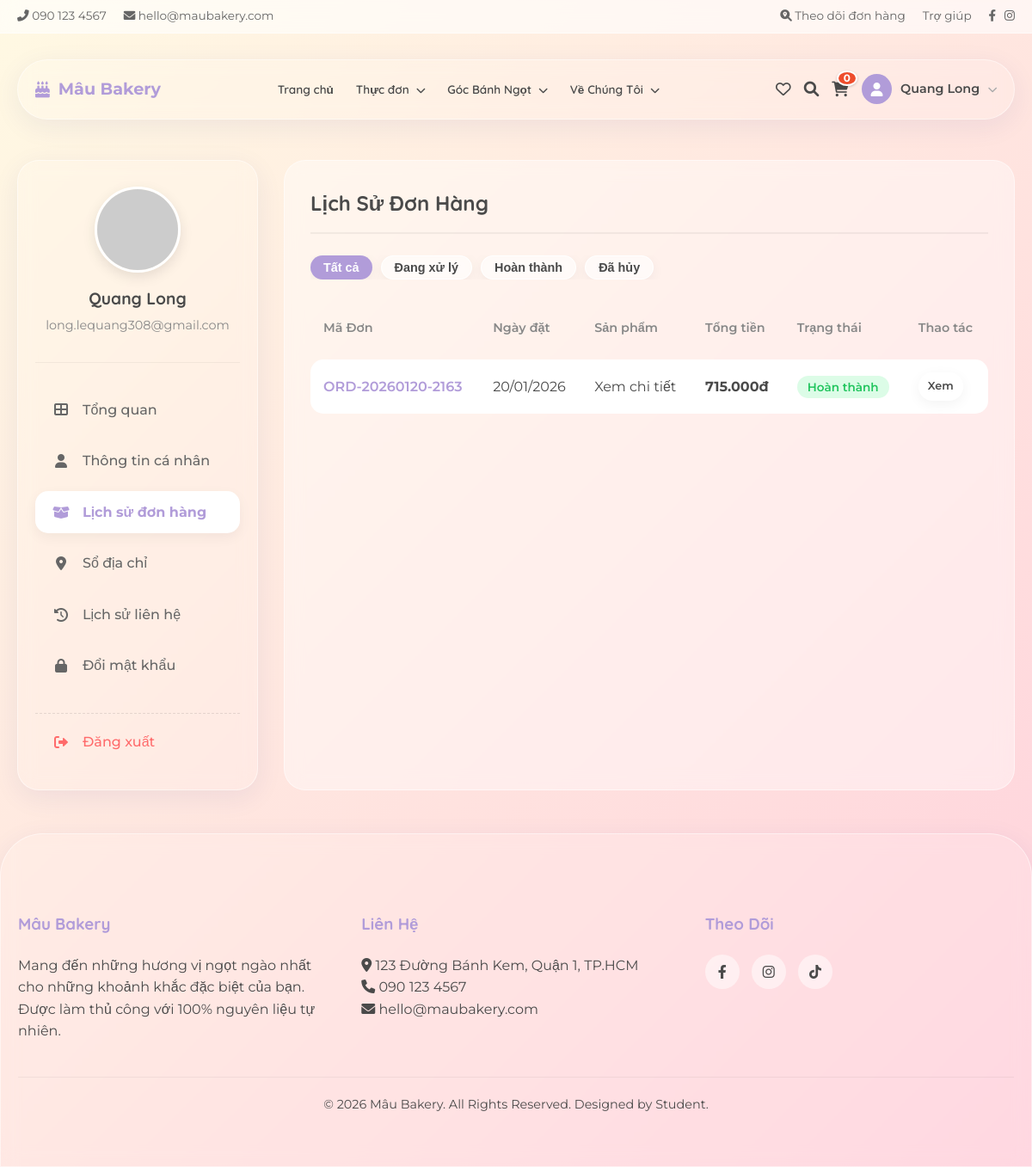
Screenshot of /index.php?page=profile&tab=orders (signed in) with the database file from the repository.
### tables this page shows
CREATE TABLE `users` (
  `id` int(11) NOT NULL AUTO_INCREMENT,
  `username` varchar(50) NOT NULL,
  `password` varchar(255) NOT NULL,
  `email` varchar(100) NOT NULL,
  `full_name` varchar(100) DEFAULT NULL,
  `phone` varchar(20) DEFAULT NULL,
  `avatar` text DEFAULT NULL,
  `role` enum('admin','user') DEFAULT 'user',
  `points` int(11) DEFAULT 0,
  `is_active` tinyint(1) DEFAULT 1,
  `created_at` datetime DEFAULT current_timestamp(),
  PRIMARY KEY (`id`),
  UNIQUE KEY `username` (`username`),
  UNIQUE KEY `email` (`email`)
);

CREATE TABLE `orders` (
  `id` int(11) NOT NULL AUTO_INCREMENT,
  `user_id` int(11) DEFAULT NULL,
  `order_code` varchar(20) NOT NULL,
  `total_amount` decimal(10,2) NOT NULL,
  `shipping_fee` decimal(10,2) DEFAULT 0.00,
  `discount_amount` decimal(10,2) DEFAULT 0.00,
  `payment_method` enum('cod','banking','momo') DEFAULT 'cod',
  `status` enum('pending','confirmed','shipping','completed','failed','cancelled') DEFAULT 'pending',
  `payment_status` enum('unpaid','paid','refunded') DEFAULT 'unpaid',
  `note` text DEFAULT NULL,
  `recipient_name` varchar(100) NOT NULL,
  `recipient_phone` varchar(20) NOT NULL,
  `shipping_address` text NOT NULL,
  `is_active` tinyint(1) DEFAULT 1,
  `created_at` datetime DEFAULT current_timestamp(),
  PRIMARY KEY (`id`),
  UNIQUE KEY `order_code` (`order_code`),
  KEY `user_id` (`user_id`),
  CONSTRAINT `fk_orders_users` FOREIGN KEY (`user_id`) REFERENCES `users` (`id`) ON DELETE SET NULL
);

### controllers/ProfileController.php (called while the page is built, shortened)
<?php
$user_id = $_SESSION['user_id'];
if (isset($conn)) {
    try {
        $stmt_user = $conn->prepare("SELECT * FROM users WHERE id = :id");
        $stmt_user->execute(['id' => $user_id]);
        $user = $stmt_user->fetch();
        $stmt_orders = $conn->prepare("
            SELECT * FROM orders
            WHERE user_id = :uid
            ORDER BY created_at DESC
        ");
        $stmt_orders->execute(['uid' => $user_id]);
        $orders = $stmt_orders->fetchAll();
    } catch (PDOException $e) {
        $error = "Lỗi kết nối: " . $e->getMessage();
    }
}
?>

### views/profile/orders.php (the view, shortened to what this page needs)
<div id="orders">
    <h2 class="content-title">Lịch Sử Đơn Hàng</h2>
    <div style="display: flex; gap: 10px; margin-bottom: 20px; overflow-x: auto;">
        <button class="btn-glass btn-primary" style="border-radius: 20px; padding: 5px 15px; font-size: 0.9rem;">Tất
            cả</button>
        <button class="btn-glass" style="border-radius: 20px; padding: 5px 15px; font-size: 0.9rem;">Đang xử
            lý</button>
        <button class="btn-glass" style="border-radius: 20px; padding: 5px 15px; font-size: 0.9rem;">Hoàn
            thành</button>
        <button class="btn-glass" style="border-radius: 20px; padding: 5px 15px; font-size: 0.9rem;">Đã
            hủy</button>
    </div>
    <div class="table-container">
        <table class="custom-table">
            <thead>
                <tr>
                    <th>Mã Đơn</th>
                    <th>Ngày đặt</th>
                    <th>Sản phẩm</th>
                    <th>Tổng tiền</th>
                    <th>Trạng thái</th>
                    <th>Thao tác</th>
                </tr>
            </thead>
            <tbody>
                <?php foreach ($orders as $order): ?>
                    <tr>
                        <td style="font-weight: 600; color: var(--accent-color);">
                            <?php echo $order['order_code']; ?>
                        </td>
                        <td>
                            <?php echo date('d/m/Y', strtotime($order['created_at'])); ?>
                        </td>
                        <td>
                            <span>Xem chi tiết</span>
                        </td>
                        <td style="font-weight: 700;">
                            <?php echo number_format($order['total_amount'], 0, ',', '.'); ?>đ
                        </td>
                        <td>
                            <?php
                            $status_label = '';
                            $bg_class = '';
                            switch ($order['status']) {
                                case 'completed':
                                    $status_label = 'Hoàn thành';
                                    $bg_class = 'completed';
                                    break;
                            }
                            ?>
                            <span class="status-badge status-<?php echo $bg_class; ?>">
                                <?php echo $status_label; ?>
                            </span>
                        </td>
                        <td>
                            <a href="index.php?page=order_detail&id=<?php echo $order['id']; ?>" class="btn-glass"
                                style="padding: 5px 10px; font-size: 0.8rem;">Xem</a>
                        </td>
                    </tr>
                <?php endforeach; ?>
            </tbody>
        </table>
    </div>
</div>

### views/profile/sidebar.php
<aside class="glass-panel profile-sidebar" style="padding: 30px 20px;">
    <div class="user-card">
        <img src="<?php echo !empty($user['avatar']) ? $user['avatar'] : 'https://ui-avatars.com/api/?name=' . urlencode($user['full_name']); ?>"
            class="user-avatar" alt="Avatar">
        <h3 class="user-name">
            <?php echo htmlspecialchars($user['full_name']); ?>
        </h3>
        <span class="user-email">
            <?php echo htmlspecialchars($user['email']); ?>
        </span>
    </div>
    <nav class="profile-nav">
        <a href="index.php?page=profile&tab=dashboard"
            class="nav-item <?php echo $tab === 'dashboard' ? 'active' : ''; ?>">
            <i class="fas fa-th-large"></i> Tổng quan
        </a>
        <a href="index.php?page=profile&tab=info" class="nav-item <?php echo $tab === 'info' ? 'active' : ''; ?>">
            <i class="fas fa-user"></i> Thông tin cá nhân
        </a>
        <a href="index.php?page=profile&tab=orders" class="nav-item <?php echo $tab === 'orders' ? 'active' : ''; ?>">
            <i class="fas fa-box-open"></i> Lịch sử đơn hàng
        </a>
        <a href="index.php?page=profile&tab=addresses"
            class="nav-item <?php echo $tab === 'addresses' ? 'active' : ''; ?>">
            <i class="fas fa-map-marker-alt"></i> Sổ địa chỉ
        </a>
        <a href="index.php?page=profile&tab=contacts"
            class="nav-item <?php echo $tab === 'contacts' ? 'active' : ''; ?>">
            <i class="fas fa-history"></i> Lịch sử liên hệ
        </a>
        <a href="index.php?page=profile&tab=password"
            class="nav-item <?php echo $tab === 'password' ? 'active' : ''; ?>">
            <i class="fas fa-lock"></i> Đổi mật khẩu
        </a>
        <a href="index.php?logout=true" class="nav-item logout">
            <i class="fas fa-sign-out-alt"></i> Đăng xuất
        </a>
    </nav>
</aside>

### assets/css/style.css (style rules this page uses)
:root { --primary-color: #ffd1dc; --primary-dark: #ffb7c5; --secondary-color: #fff9e3; --accent-color: #b19cd9; --text-color: #4a4a4a; --white: #ffffff; --glass-bg: rgba(255, 255, 255, 0.15); --glass-border: rgba(255, 255, 255, 0.5); --shadow-soft: 0 8px 32px 0 rgba(31, 38, 135, 0.07); }
* { margin: 0; padding: 0; box-sizing: border-box; }
html { scroll-behavior: smooth; }
body { font-family: "Montserrat", sans-serif; color: var(--text-color); background: linear-gradient(135deg, #fff9e3 0%, #ffd1dc 100%); min-height: 100vh; line-height: 1.6; -webkit-font-smoothing: antialiased; -moz-osx-font-smoothing: grayscale; }
h1, h2, h3, h4, h5, h6 { font-family: "Quicksand", sans-serif; font-weight: 700; }
a { text-decoration: none; color: inherit; transition: all 0.3s ease; }
.glass-panel { background: var(--glass-bg); backdrop-filter: blur(10px); -webkit-backdrop-filter: blur(10px); border: 1px solid var(--glass-border); border-radius: 25px; box-shadow: var(--shadow-soft); }
.btn-glass { display: inline-block; padding: 12px 30px; background: rgba(255, 255, 255, 0.4); border: 1px solid var(--white); border-radius: 50px; font-weight: 600; backdrop-filter: blur(4px); cursor: pointer; color: var(--text-color); box-shadow: 0 4px 15px rgba(0, 0, 0, 0.05); }
.btn-primary { background: var(--accent-color); color: white; border: none; }

### assets/css/profile.css (style rules this page uses)
.profile-sidebar { height: fit-content; }
.user-card { display: flex; flex-direction: column; align-items: center; text-align: center; margin-bottom: 30px; padding-bottom: 30px; border-bottom: 1px solid rgba(0,0,0,0.05); }
.user-avatar { width: 100px; height: 100px; border-radius: 50%; object-fit: cover; margin-bottom: 15px; border: 3px solid white; box-shadow: 0 5px 15px rgba(0,0,0,0.1); }
.user-name { font-family: 'Quicksand', sans-serif; font-size: 1.2rem; font-weight: 700; color: var(--text-color); margin-bottom: 5px; }
.user-email { font-size: 0.9rem; color: #888; }
.profile-nav { display: flex; flex-direction: column; gap: 10px; }
.nav-item { display: flex; align-items: center; gap: 15px; padding: 12px 20px; border-radius: 15px; color: #666; text-decoration: none; transition: all 0.3s; font-weight: 500; cursor: pointer; border: none; background: transparent; width: 100%; text-align: left; font-family: inherit; font-size: 1rem; }
.nav-item.active { background: white; color: var(--accent-color); box-shadow: 0 5px 15px rgba(0,0,0,0.05); font-weight: 700; }
.nav-item i { width: 20px; text-align: center; }
.nav-item.logout { color: #ff6b6b; margin-top: 20px; border-top: 1px dashed rgba(0,0,0,0.1); padding-top: 20px; border-radius: 0; }
.content-title { font-family: 'Quicksand', sans-serif; font-size: 1.5rem; color: var(--text-color); margin-bottom: 25px; padding-bottom: 15px; border-bottom: 2px solid rgba(0,0,0,0.05); }
.table-container { overflow-x: auto; }
.custom-table { width: 100%; border-collapse: separate; border-spacing: 0 10px; }
.custom-table th { text-align: left; padding: 15px; color: #888; font-weight: 600; font-size: 0.9rem; white-space: nowrap; }
.custom-table td { background: white; padding: 15px; vertical-align: middle; white-space: nowrap; }
.custom-table tr td:first-child { border-top-left-radius: 15px; border-bottom-left-radius: 15px; }
.custom-table tr td:last-child { border-top-right-radius: 15px; border-bottom-right-radius: 15px; }
.status-badge { padding: 5px 12px; border-radius: 20px; font-size: 0.85rem; font-weight: 600; }
.status-completed { background: #DCFCE7; color: #22C55E; }

### rows the page displays
users: full_name "Quang Long", email "long.lequang308@gmail.com"
orders: order_code "ORD-20260120-2163", created_at "20/01/2026", total_amount "715.000", status "Hoàn thành"

### other values shown
$cart_count "0"
$_SESSION['full_name'] "Quang Long"
